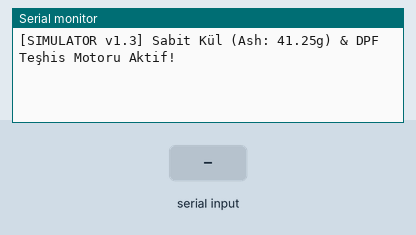
Simulated run of this sketch. Board: Arduino Nano, built with avr-gcc and run on an emulated ATmega328P. Parts: the last lines printed to the serial monitor. The test bench sets the inputs (shaded band).

Above: at 1.2 s.
1.3 s: "r" received over Serial
At 1.9 s:
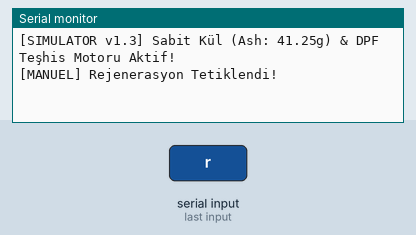
At 2.9 s:
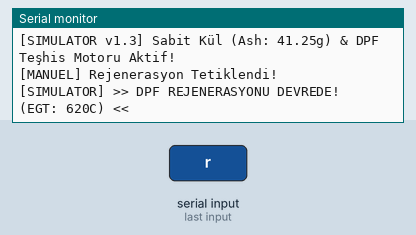

Measured:
- after the input at 1.3 s, the serial monitor: prints a new line at once (image 1)

The sketch:

VAG_Full_Simulator_v1.3.ino
```cpp
/* ==========================================================================
 * Proje: VAG MQB 5-Modül & Sabit DPF Kül (Ash) Simülatörü (v1.3)
 * Eklenen Özellikler:
 *  - Sabit DPF Kül Kütlesi (41.25g const - Filtre doluluğu %51.5)
 *  - Ölçülmüş Kurum Değeri (DID 0x202A)
 *  - Son Rejenerasyon KM Sayacı (DID 0x2035 -> 385 km)
 * ========================================================================== */

#include <SPI.h>
#include <mcp_can.h>

#define PIN_CAN_CS 10
MCP_CAN CAN0(PIN_CAN_CS);

// CAN ID'leri
#define ECU_REQ_ID      0x7E0
#define ECU_RESP_ID     0x7E8
#define TCU_REQ_ID      0x7E1
#define TCU_RESP_ID     0x7E9
#define ABS_REQ_ID      0x7E2
#define ABS_RESP_ID     0x7EA
#define CLUSTER_REQ_ID  0x714
#define CLUSTER_RESP_ID 0x77E
#define GW_REQ_ID       0x710
#define GW_RESP_ID      0x77A

// --------------------------------------------------------------------------
// DPF & SENSÖR DEĞERLERİ (Gerçekçi VAG Sabitleri)
// --------------------------------------------------------------------------
const float   SIM_DPF_ASH_MASS_G = 41.25; // SABİT KÜL KÜTLESİ (~160.000 KM'deki bir 1.6 TDI için tipik değer)
const uint16_t SIM_LAST_REGEN_KM = 385;   // Son Rejenerasyondan beri yapılan km

float   sim_turbo_bar   = 0.0;
float   sim_dpf_soot    = 23.4;           // Kurum dinamiktir (Rejenerasyonla yanar)
int16_t sim_oil_temp    = 91;
int16_t sim_dsg_temp    = 83;
int16_t sim_egt_temp    = 310;
bool    sim_in_regen    = false;

uint32_t last_sim_tick  = 0;
float    sim_angle      = 0.0;

void sendISOTPString(uint32_t resp_id, uint32_t req_id, uint16_t did, const char* str) {
  uint8_t str_len = strlen(str);
  uint16_t total = 3 + str_len;

  if (total <= 7) {
    uint8_t sf[8] = {(uint8_t)total, 0x62, (uint8_t)(did >> 8), (uint8_t)(did & 0xFF), 0x55, 0x55, 0x55, 0x55};
    for (uint8_t i = 0; i < str_len; i++) sf[4 + i] = str[i];
    CAN0.sendMsgBuf(resp_id, 0, 8, sf);
  } else {
    uint8_t ff[8] = {(uint8_t)(0x10 | ((total >> 8) & 0x0F)), (uint8_t)(total & 0xFF), 0x62, (uint8_t)(did >> 8), (uint8_t)(did & 0xFF), (uint8_t)str[0], (uint8_t)str[1], (uint8_t)str[2]};
    CAN0.sendMsgBuf(resp_id, 0, 8, ff);

    uint32_t start_w = millis();
    bool fc = false;
    while (millis() - start_w < 300) {
      if (CAN0.checkReceive() == CAN_MSGAVAIL) {
        uint32_t rx_id; uint8_t len; uint8_t buf[8];
        CAN0.readMsgBuf(&rx_id, &len, buf);
        if (rx_id == req_id && (buf[0] & 0xF0) == 0x30) { fc = true; break; }
      }
    }
    if (!fc) return;

    uint8_t bytes_sent = 3; uint8_t seq = 1;
    while (bytes_sent < str_len) {
      uint8_t cf[8] = {(uint8_t)(0x20 | (seq & 0x0F)), 0x55, 0x55, 0x55, 0x55, 0x55, 0x55, 0x55};
      for (uint8_t i = 1; i < 8 && bytes_sent < str_len; i++) cf[i] = str[bytes_sent++];
      seq = (seq + 1) & 0x0F;
      CAN0.sendMsgBuf(resp_id, 0, 8, cf);
      delay(5);
    }
  }
}

void updateDynamicCarPhysics() {
  uint32_t now = millis();
  if (now - last_sim_tick >= 30) {
    last_sim_tick = now;

    sim_angle += 0.06;
    if (sim_angle > 6.28) sim_angle = 0.0;
    float raw_sin = sin(sim_angle);
    sim_turbo_bar = (raw_sin > 0) ? (raw_sin * 1.55) : 0.05;

    static uint32_t regen_timer = 0;
    if (now - regen_timer > 1000) {
      regen_timer = now;
      if (sim_dpf_soot >= 24.0 && !sim_in_regen) {
        sim_in_regen = true;
        Serial.println(F("[SIMULATOR] >> DPF REJENERASYONU DEVREDE! (EGT: 620C) <<"));
      }

      if (sim_in_regen) {
        sim_egt_temp = 620;
        sim_dpf_soot -= 0.35;
        if (sim_dpf_soot <= 3.5) {
          sim_in_regen = false;
          Serial.println(F("[SIMULATOR] >> DPF REJENERASYONU TAMAMLANDI! <<"));
        }
      } else {
        sim_egt_temp = 280 + (int16_t)(sim_turbo_bar * 120.0);
        sim_dpf_soot += 0.04;
      }
    }
  }
}

void handleIncomingRequests() {
  if (CAN0.checkReceive() == CAN_MSGAVAIL) {
    uint32_t rx_id; uint8_t len; uint8_t buf[8];
    CAN0.readMsgBuf(&rx_id, &len, buf);

    // 1. MOTOR BEYNİ (0x7E0)
    if (rx_id == ECU_REQ_ID && buf[1] == 0x22) {
      uint16_t did = ((uint16_t)buf[2] << 8) | buf[3];

      // A) DPF KÜL KÜTLESİ (OIL ASH - DID 0x202E) -> SABİT DEĞER
      if (did == 0x202E) {
        uint16_t raw_ash = (uint16_t)(SIM_DPF_ASH_MASS_G * 100.0);
        uint8_t resp[8] = {0x05, 0x62, 0x20, 0x2E, (uint8_t)(raw_ash >> 8), (uint8_t)(raw_ash & 0xFF), 0x55, 0x55};
        CAN0.sendMsgBuf(ECU_RESP_ID, 0, 8, resp);
      }
      // B) DPF HESAPLANMIŞ KURUM (DID 0x2029)
      else if (did == 0x2029) {
        uint16_t raw_soot = (uint16_t)(sim_dpf_soot * 100.0);
        uint8_t resp[8] = {0x05, 0x62, 0x20, 0x29, (uint8_t)(raw_soot >> 8), (uint8_t)(raw_soot & 0xFF), 0x55, 0x55};
        CAN0.sendMsgBuf(ECU_RESP_ID, 0, 8, resp);
      }
      // C) DPF ÖLÇÜLMÜŞ KURUM (DID 0x202A) -> Sensör fark basınç okuması
      else if (did == 0x202A) {
        float meas_soot = sim_dpf_soot * 0.88; // Hesaplanan ile ölçülen arasındaki tipik küçük fark
        uint16_t raw_meas = (uint16_t)(meas_soot * 100.0);
        uint8_t resp[8] = {0x05, 0x62, 0x20, 0x2A, (uint8_t)(raw_meas >> 8), (uint8_t)(raw_meas & 0xFF), 0x55, 0x55};
        CAN0.sendMsgBuf(ECU_RESP_ID, 0, 8, resp);
      }
      // D) SON REJENERASYON KM (DID 0x2035)
      else if (did == 0x2035) {
        uint8_t resp[8] = {0x05, 0x62, 0x20, 0x35, (uint8_t)(SIM_LAST_REGEN_KM >> 8), (uint8_t)(SIM_LAST_REGEN_KM & 0xFF), 0x55, 0x55};
        CAN0.sendMsgBuf(ECU_RESP_ID, 0, 8, resp);
      }
      // E) CANLI SENSÖRLER
      else if (did == 0x115B) { // Turbo
        uint16_t mbar = 1013 + (uint16_t)(sim_turbo_bar * 1000.0);
        uint8_t resp[8] = {0x05, 0x62, 0x11, 0x5B, (uint8_t)(mbar >> 8), (uint8_t)(mbar & 0xFF), 0x55, 0x55};
        CAN0.sendMsgBuf(ECU_RESP_ID, 0, 8, resp);
      }
      else if (did == 0x2045) { // EGT
        uint16_t raw_egt = (uint16_t)((sim_egt_temp + 40) * 10);
        uint8_t resp[8] = {0x05, 0x62, 0x20, 0x45, (uint8_t)(raw_egt >> 8), (uint8_t)(raw_egt & 0xFF), 0x55, 0x55};
        CAN0.sendMsgBuf(ECU_RESP_ID, 0, 8, resp);
      }
      else if (did == 0x2024) { // Yağ Sıcaklığı
        uint8_t resp[8] = {0x04, 0x62, 0x20, 0x24, (uint8_t)(sim_oil_temp + 40), 0x55, 0x55, 0x55};
        CAN0.sendMsgBuf(ECU_RESP_ID, 0, 8, resp);
      }
      // Modül Tanımları
      else if (did == 0xF187) sendISOTPString(ECU_RESP_ID, ECU_REQ_ID, 0xF187, "04L906021M");
      else if (did == 0xF197) sendISOTPString(ECU_RESP_ID, ECU_REQ_ID, 0xF197, "R4 1.6l TDI EDC17C64");
      else if (did == 0xF189) sendISOTPString(ECU_RESP_ID, ECU_REQ_ID, 0xF189, "9970");
    }
    // 2. ŞANZIMAN BEYNİ (TCU: 0x7E1)
    else if (rx_id == TCU_REQ_ID && buf[1] == 0x22) {
      uint16_t did = ((uint16_t)buf[2] << 8) | buf[3];
      if (did == 0x1000) {
        uint8_t resp[8] = {0x04, 0x62, 0x10, 0x00, (uint8_t)(sim_dsg_temp + 40), 0x55, 0x55, 0x55};
        CAN0.sendMsgBuf(TCU_RESP_ID, 0, 8, resp);
      }
      else if (did == 0xF187) sendISOTPString(TCU_RESP_ID, TCU_REQ_ID, 0xF187, "0CW300047C");
      else if (did == 0xF197) sendISOTPString(TCU_RESP_ID, TCU_REQ_ID, 0xF197, "GSG DQ200-MQB");
      else if (did == 0xF189) sendISOTPString(TCU_RESP_ID, TCU_REQ_ID, 0xF189, "6502");
    }
    // 3. ABS/ESP (0x7E2)
    else if (rx_id == ABS_REQ_ID && buf[1] == 0x22) {
      uint16_t did = ((uint16_t)buf[2] << 8) | buf[3];
      if (did == 0xF187) sendISOTPString(ABS_RESP_ID, ABS_REQ_ID, 0xF187, "5Q0614517AH");
      else if (did == 0xF197) sendISOTPString(ABS_RESP_ID, ABS_REQ_ID, 0xF197, "ESC MK100-MQB");
      else if (did == 0xF189) sendISOTPString(ABS_RESP_ID, ABS_REQ_ID, 0xF189, "0122");
    }
    // 4. GÖSTERGE (0x714)
    else if (rx_id == CLUSTER_REQ_ID && buf[1] == 0x22) {
      uint16_t did = ((uint16_t)buf[2] << 8) | buf[3];
      if (did == 0xF187) sendISOTPString(CLUSTER_RESP_ID, CLUSTER_REQ_ID, 0xF187, "5E0920781A");
      else if (did == 0xF197) sendISOTPString(CLUSTER_RESP_ID, CLUSTER_REQ_ID, 0xF197, "KOMBI MQB-High");
      else if (did == 0xF189) sendISOTPString(CLUSTER_RESP_ID, CLUSTER_REQ_ID, 0xF189, "8420");
    }
    // 5. GATEWAY (0x710)
    else if (rx_id == GW_REQ_ID && buf[1] == 0x22) {
      uint16_t did = ((uint16_t)buf[2] << 8) | buf[3];
      if (did == 0xF187) sendISOTPString(GW_RESP_ID, GW_REQ_ID, 0xF187, "5Q0907530AF");
      else if (did == 0xF197) sendISOTPString(GW_RESP_ID, GW_REQ_ID, 0xF197, "GW MQB-High");
      else if (did == 0xF189) sendISOTPString(GW_RESP_ID, GW_REQ_ID, 0xF189, "2214");
    }
  }
}

void setup() {
  Serial.begin(115200);
  pinMode(PIN_CAN_CS, OUTPUT);
  digitalWrite(PIN_CAN_CS, HIGH);

  if (CAN0.begin(MCP_ANY, CAN_500KBPS, MCP_8MHZ) == CAN_OK) {
    CAN0.setMode(MCP_NORMAL);
    Serial.println(F("[SIMULATOR v1.3] Sabit Kül (Ash: 41.25g) & DPF Teşhis Motoru Aktif!"));
  }
}

void loop() {
  if (Serial.available()) {
    char c = Serial.read();
    if (c == 'r' || c == 'R') {
      sim_dpf_soot = 24.5;
      Serial.println(F("[MANUEL] Rejenerasyon Tetiklendi!"));
    }
  }
  updateDynamicCarPhysics();
  handleIncomingRequests();
}
```
